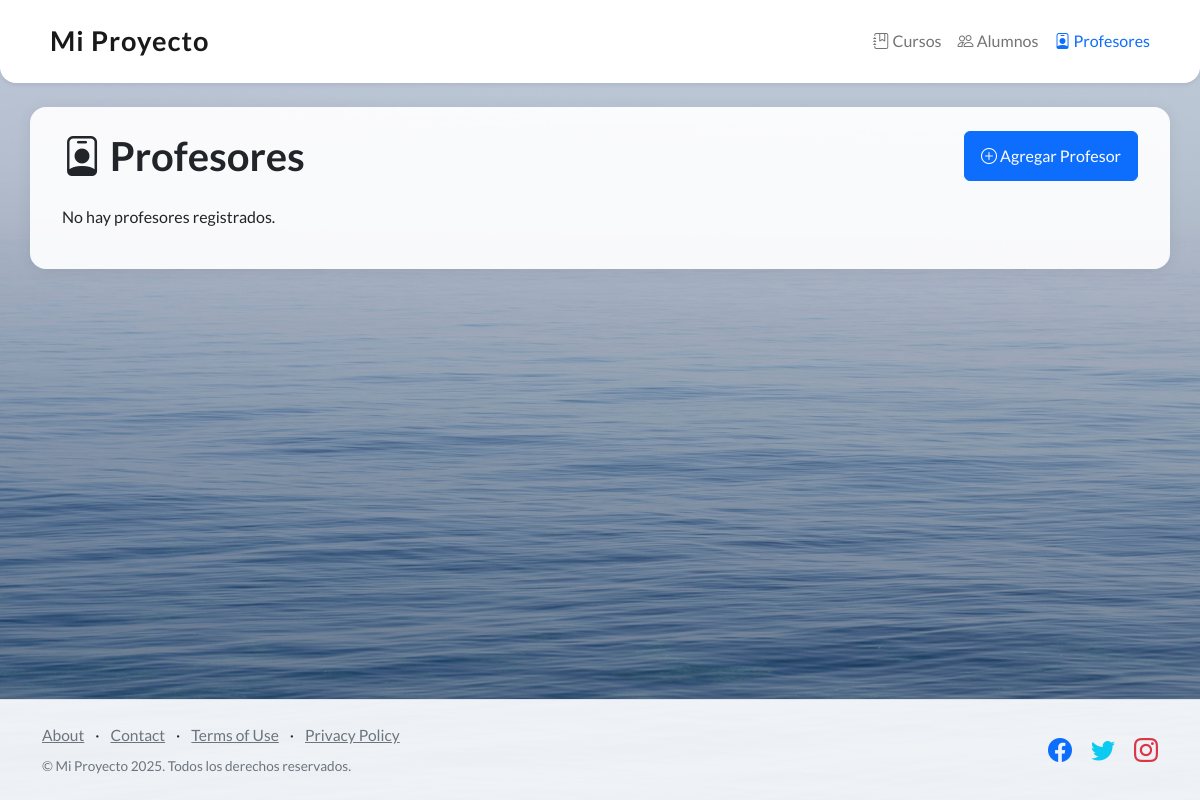
The app's page /profesores/, older data.
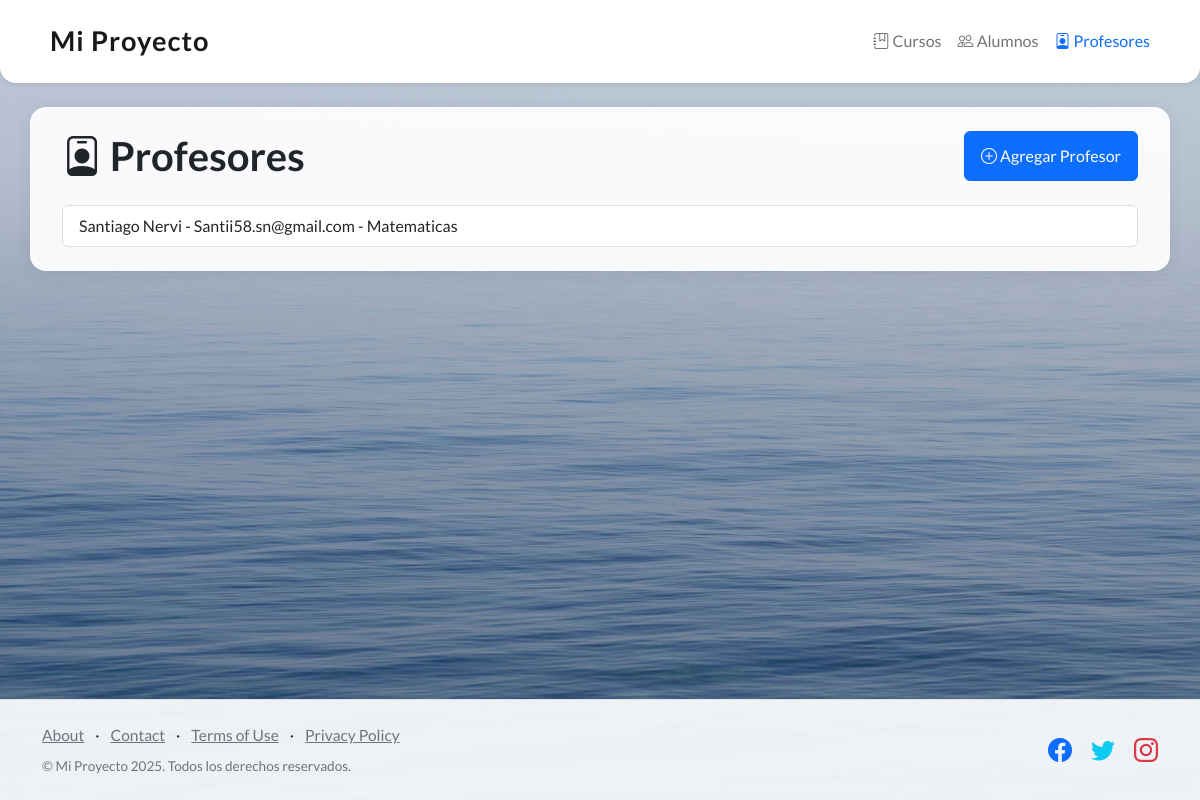
The same page, newer data.
### core/models.py (models this page shows)
class Profesores(models.Model):
    nombre = models.CharField(max_length=100)
    apellido = models.CharField(max_length=100)
    email = models.EmailField()
    especialidad = models.CharField(max_length=100)

### core/views.py (the view)
# urls.py: path('profesores/', profesores, name='profesores'),
def profesores(request):
    profesores = Profesores.objects.all()
    return render(request, 'core/profesores.html', {'profesores': profesores})

### core/templates/core/profesores.html (shortened to what this page needs)
{% extends 'core/padre.html' %}
{% block content %}
<div class="d-flex justify-content-between align-items-center mb-4">
    <h1 class="mb-0"><i class="bi bi-person-badge"></i> Profesores</h1>
    <a href="{% url 'agregar_profesor' %}" class="btn btn-primary">
        <i class="bi bi-plus-circle"></i> Agregar Profesor
    </a>
</div>
{% if profesores %}
    <ul class="list-group">
        {% for profesor in profesores %}
            <li class="list-group-item">
                {{ profesor.nombre }} {{ profesor.apellido }} - {{ profesor.email }} - {{ profesor.especialidad }}
            </li>
        {% endfor %}
    </ul>
{% else %}
    <p>No hay profesores registrados.</p>
{% endif %}
{% endblock %}

Row changes from the older to the newer data that the page shows:
added Profesores: nombre "Santiago", apellido "Nervi", email "Santii58.sn@gmail.com", especialidad "Matematicas"
Text that changed along with them:
text no longer shown: "No hay profesores registrados."
